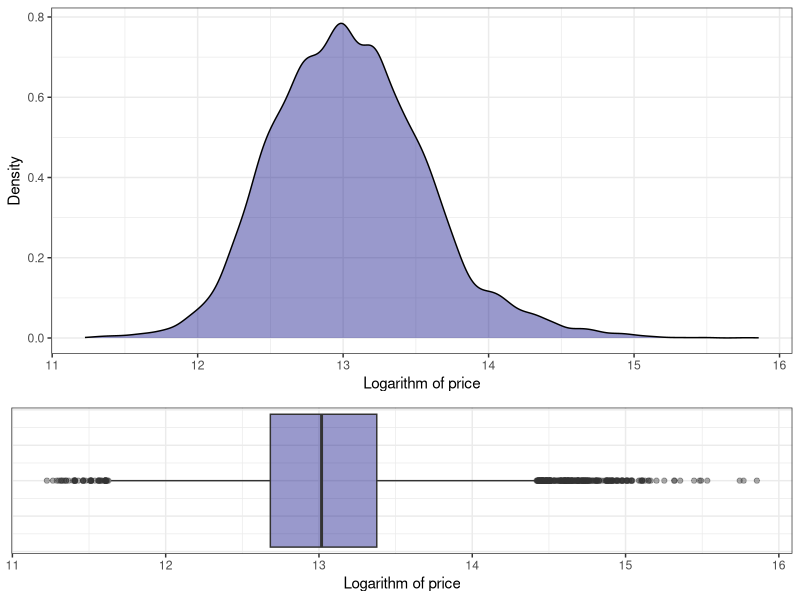
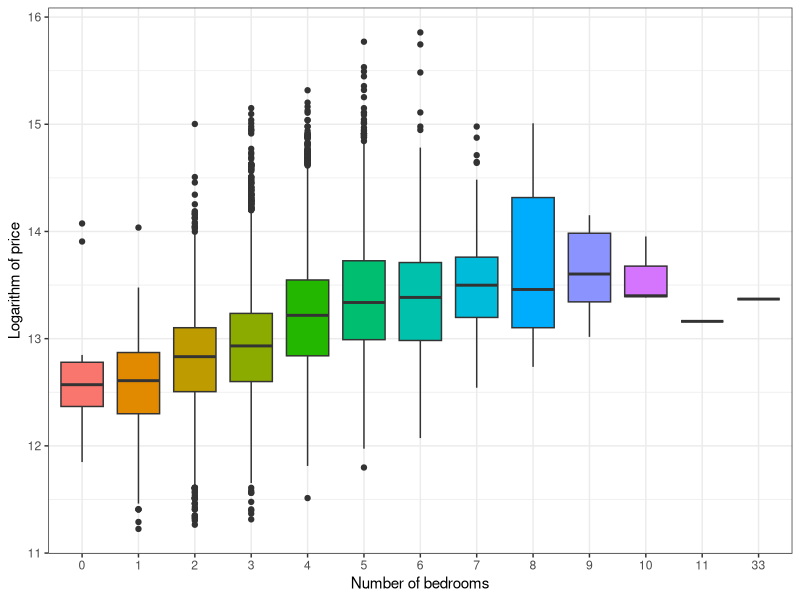
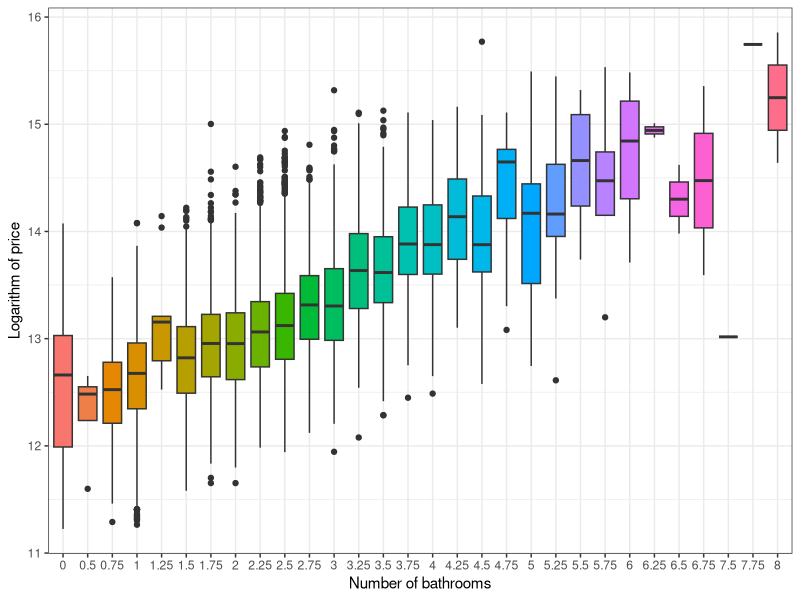
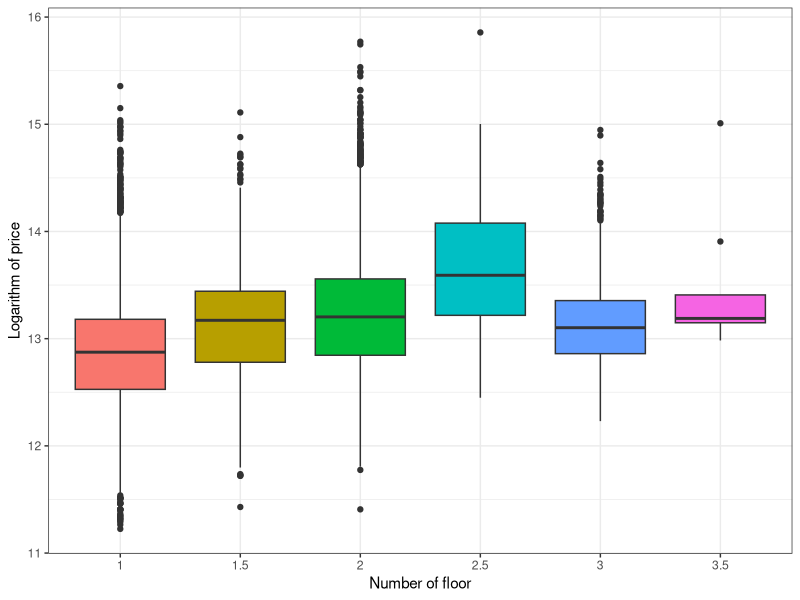
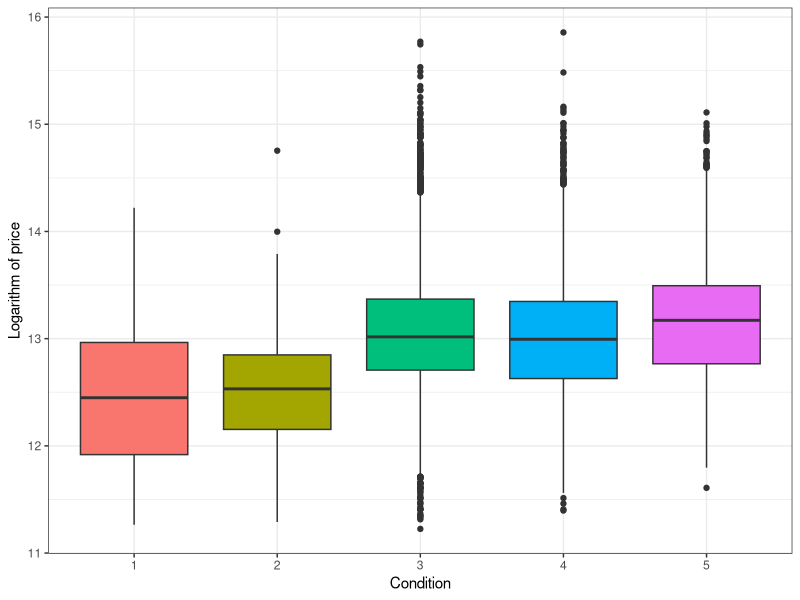
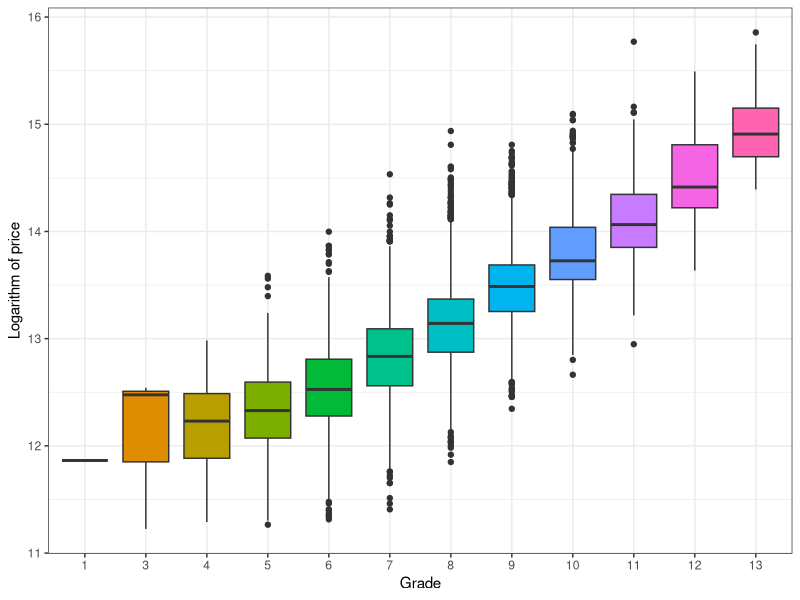
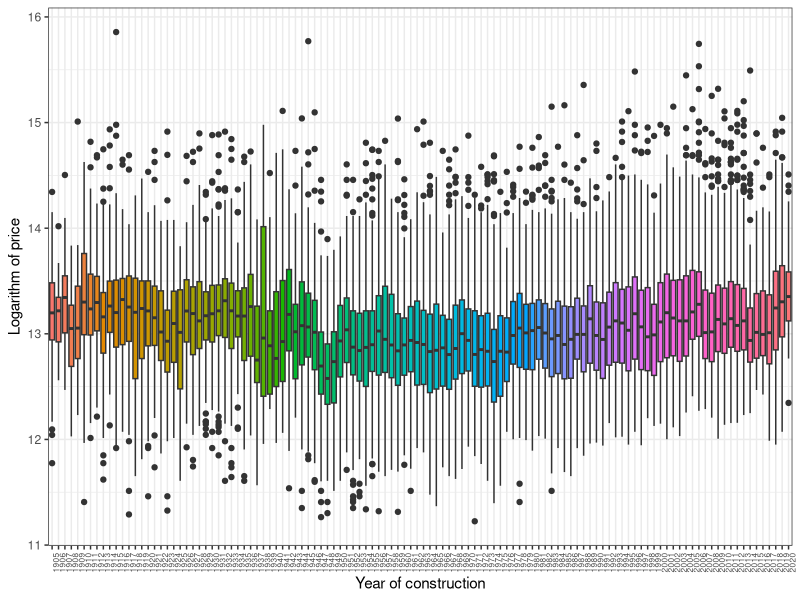
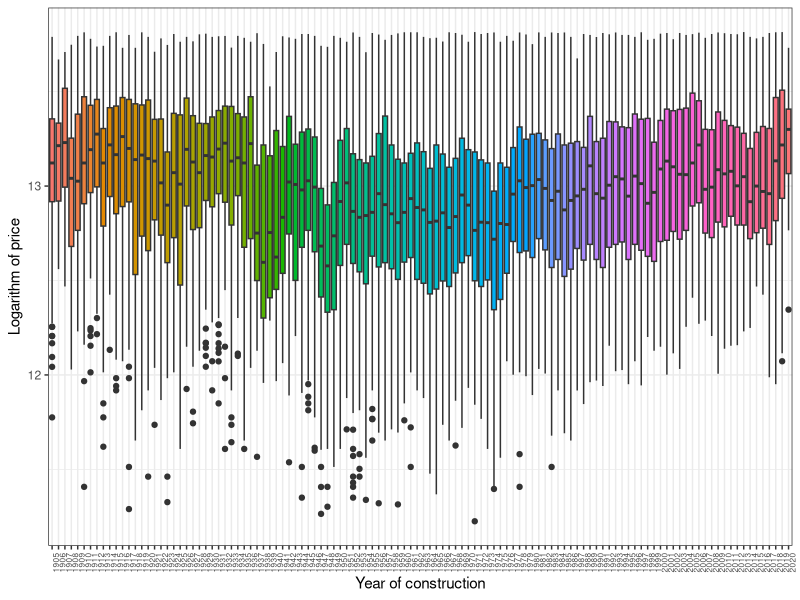

Write R code to recreate these figures, in order.
## ---- chunk 1
knitr::opts_chunk$set(echo = TRUE)
library(dplyr)
library(ggplot2)
library(gridExtra)
library(lubridate)
options(scipen = 999)
train <- read.csv("../TrainAndTest/train.csv")
test <- read.csv("../TrainAndTest/test.csv")
data <- data.frame(rbind(train, test))
## ---- chunk 2
p1 <- ggplot(data, aes(x=price_log)) + 
  theme_bw() +
  geom_density(fill = "navy", alpha = 0.4) +
  labs(x = "Logarithm of price", y = "Density")
p2 <- ggplot(data, aes(x = price_log)) + 
  theme_bw() +
  geom_boxplot(fill = "navy", alpha = 0.4) + 
  theme(axis.text.y = element_blank(), axis.ticks.y = element_blank()) + 
  labs(x = "Logarithm of price")

grid.arrange(p1, p2, nrow = 2, heights = c(2, 1))
## ---- chunk 3
ggplot(data, aes(x = as.factor(bedrooms), y = price_log, fill = as.factor(bedrooms))) + 
  geom_boxplot() + 
  theme_bw() +
  labs(x = "Number of bedrooms", y = "Logarithm of price", fill = "") +
  theme(legend.position = "none")
## ---- chunk 4
ggplot(data, aes(x = as.factor(bathrooms), y = price_log, fill = as.factor(bathrooms))) + 
  geom_boxplot() + 
  theme_bw() +
  labs(x = "Number of bathrooms", y = "Logarithm of price", fill = "") +
  theme(legend.position = "none")
## ---- chunk 5
ggplot(data, aes(x = as.factor(floors), y = price_log, fill = as.factor(floors))) + 
  geom_boxplot() + 
  theme_bw() +
  labs(x = "Number of floor", y = "Logarithm of price", fill = "") +
  theme(legend.position = "none")
## ---- chunk 6
ggplot(data, aes( x= as.factor(condition), y = price_log, fill = as.factor(condition))) + 
  geom_boxplot() + 
  theme_bw() +
  labs(x = "Condition", y = "Logarithm of price", fill = "") +
  theme(legend.position = "none")
## ---- chunk 7
ggplot(data, aes(x = as.factor(grade), y = price_log, fill = as.factor(grade))) + 
  geom_boxplot() + 
  theme_bw() +
  labs(x = "Grade", y = "Logarithm of price", fill = "") +
  theme(legend.position = "none")
## ---- chunk 8
ggplot(data, aes(x = as.factor(2020 - age), y = price_log, fill = as.factor(2020 - age))) + 
  geom_boxplot() + 
  theme_bw() +
  labs(x = "Year of construction", y = "Logarithm of price", fill = "") +
  theme(legend.position = "none") + 
  theme(axis.text.x = element_text(angle = 90, hjust = 1, size = 6))
## ---- chunk 9
ggplot(data[data$price_log < log(1000000),], aes(x = as.factor(2020 - age), y = price_log, fill = as.factor(2020 - age))) + 
  geom_boxplot() + 
  theme_bw() +
  labs(x = "Year of construction", y = "Logarithm of price", fill = "") +
  theme(legend.position = "none") + 
  theme(axis.text.x = element_text(angle = 90, size = 6))
## ---- chunk 10
ggplot(data, aes(x = as.factor(view), y = price_log, fill = as.factor(view))) + 
  geom_boxplot() + 
  theme_bw() +
  labs(x = "View", y = "Logarithm of price", fill = "") +
  theme(legend.position = "none")
## ---- chunk 11
ggplot(data, aes(x = m2_living, y = price_log)) + 
  geom_point(color = "navy", alpha = 0.4) + 
  theme_bw() +
  labs(x = "Living", y = "Logarithm of price") 
## ---- chunk 12
ggplot(data, aes(x = m2_living, y = bedrooms)) + 
  geom_point(color = "navy", alpha = 0.4) + 
  theme_bw() +
  labs(x = "Living", y = "Number of bedrooms")
## ---- chunk 13
p3 <- ggplot(data, aes(x = age)) + 
  geom_density(fill = "navy", alpha = 0.4) + 
  theme_bw() +
  labs(x = "Age")
p4 <- ggplot(data, aes(x = age)) + 
  theme_bw() +
  geom_boxplot(fill = "navy", alpha = 0.4) + 
  theme(axis.text.y = element_blank(), axis.ticks.y = element_blank()) + 
  labs(x = "Age")

grid.arrange(p3, p4, nrow = 2, heights = c(2, 1))

ggplot(data, aes(x = age, y = price_log)) +
  geom_point(color = "navy", alpha = 0.4) +
  theme_bw() + 
  labs(x = "Age", y = "Logarithm of price")

ggplot(data[data$since_renovated != 0,], aes(x = age, y = since_renovated)) +
  geom_point(color = "navy", alpha = 0.4) +
  theme_bw() + 
  labs(x = "Age", y = "Since renovated")

ggplot(data, aes(x = m2_above, y = m2_basement)) +
  theme_bw() +
  geom_point(color = "navy", alpha = 0.4) +
  labs(x = "Above", y = "Basement")

## ---- chunk 14
data.frame(table(data$bedrooms, data$bathrooms)) -> t
names(t) <- c("Bedrooms", "Bathrooms", "Freq")


ggplot(t, aes(x = Bedrooms, y = Bathrooms, fill = Freq, label = Freq)) + 
  geom_tile(alpha = 0.4) + 
  scale_fill_gradient(low = "white", high = "navy") + 
  theme_bw() + 
  geom_text(size = 2.5) +
  scale_x_discrete(position = "top") + 
  scale_y_discrete(limits = rev(levels(t$Bathrooms))) + 
  labs(x = "Number of bedrooms", y = "Number of bathrooms", fill = "") +
  theme(legend.position = "none", axis.ticks.x = element_blank(), axis.ticks.y = element_blank())

## ---- chunk 15
data.frame(table(data$bathrooms, data$condition)) -> t
names(t) <- c("Bathrooms", "Condition", "Freq")


ggplot(t, aes(x = Condition, y = Bathrooms, fill = Freq, label = Freq)) + 
  geom_tile(alpha = 0.4) + 
  scale_fill_gradient(low = "white", high = "navy") + 
  theme_bw() + 
  geom_text(size = 2.5) +
  scale_x_discrete(position = "top") + 
  scale_y_discrete(limits = rev(levels(t$Bathrooms))) + 
  labs(x = "Condition", y = "Number of bathrooms", fill = "") +
  theme(legend.position = "none", axis.ticks.x = element_blank(), axis.ticks.y = element_blank())

## ---- chunk 16
data.frame(table(data$bedrooms, data$condition)) -> t
names(t) <- c("Bedrooms", "Condition", "Freq")


ggplot(t, aes(x = Condition, y = Bedrooms, fill = Freq, label = Freq)) + 
  geom_tile(alpha = 0.4) + 
  scale_fill_gradient(low = "white", high = "navy") + 
  theme_bw() + 
  geom_text(size = 2.5) +
  scale_x_discrete(position = "top") + 
  scale_y_discrete(limits = rev(levels(t$Bedrooms))) + 
  labs(x = "Condition", y = "Number of bathrooms", fill = "") +
  theme(legend.position = "none", axis.ticks.x = element_blank(), axis.ticks.y = element_blank())

## ---- chunk 17
data.frame(table(data$waterfront, data$condition)) -> t
names(t) <- c("Waterfront", "Condition", "Freq")


ggplot(t, aes(x = Waterfront, y = Condition, fill = Freq, label = Freq)) + 
  geom_tile(alpha = 0.4) + 
  scale_fill_gradient(low = "white", high = "navy") + 
  theme_bw() + 
  geom_text(size = 2.5) +
  scale_x_discrete(position = "top") + 
  scale_y_discrete(limits = rev(levels(t$Condition))) + 
  labs(x = "Waterfront", y = "Condition", fill = "") +
  theme(legend.position = "none", axis.ticks.x = element_blank(), axis.ticks.y = element_blank()) 
## ---- chunk 18
data.frame(table(data$grade, data$condition)) -> t
names(t) <- c("Grade", "Condition", "Freq")


ggplot(t, aes(x = Condition, y = Grade, fill = Freq, label = Freq)) + 
  geom_tile(alpha = 0.4) + 
  scale_fill_gradient(low = "white", high = "navy") + 
  theme_bw() + 
  geom_text(size = 2.5) +
  scale_x_discrete(position = "top") + 
  scale_y_discrete(limits = rev(levels(t$Grade))) + 
  labs(x = "Condition", y = "Grade", fill = "") +
  theme(legend.position = "none", axis.ticks.x = element_blank(), axis.ticks.y = element_blank()) 
## ---- chunk 19
data.frame(table(data$grade, data$bedrooms)) -> t
names(t) <- c("Grade", "Bedrooms", "Freq")


ggplot(t, aes(x = Bedrooms, y = Grade, fill = Freq, label = Freq)) + 
  geom_tile(alpha = 0.4) + 
  scale_fill_gradient(low = "white", high = "navy") + 
  theme_bw() + 
  geom_text(size = 2.5) +
  scale_x_discrete(position = "top") + 
  scale_y_discrete(limits = rev(levels(t$Grade))) + 
  labs(x = "Number of bedrooms", y = "Grade", fill = "") +
  theme(legend.position = "none", axis.ticks.x = element_blank(), axis.ticks.y = element_blank()) 
## ---- chunk 20
data.frame(table(data$grade, data$bathrooms)) -> t
names(t) <- c("Grade", "Bathrooms", "Freq")


ggplot(t, aes(x = Bathrooms, y = Grade, fill = Freq, label = Freq)) + 
  geom_tile(alpha = 0.4) + 
  scale_fill_gradient(low = "white", high = "navy") + 
  theme_bw() + 
  geom_text(size = 2.5) +
  scale_x_discrete(position = "top") + 
  scale_y_discrete(limits = rev(levels(t$Grade))) + 
  labs(x = "Number of bathrooms", y = "Grade", fill = "") +
  theme(legend.position = "none", axis.ticks.x = element_blank(), axis.ticks.y = element_blank()) 
